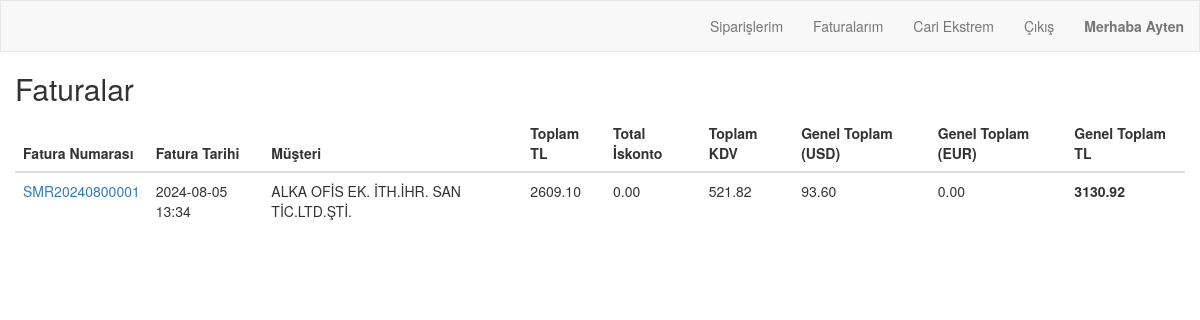
Before: /order/customer/user_invoice_list/ (signed in) with the older database file.
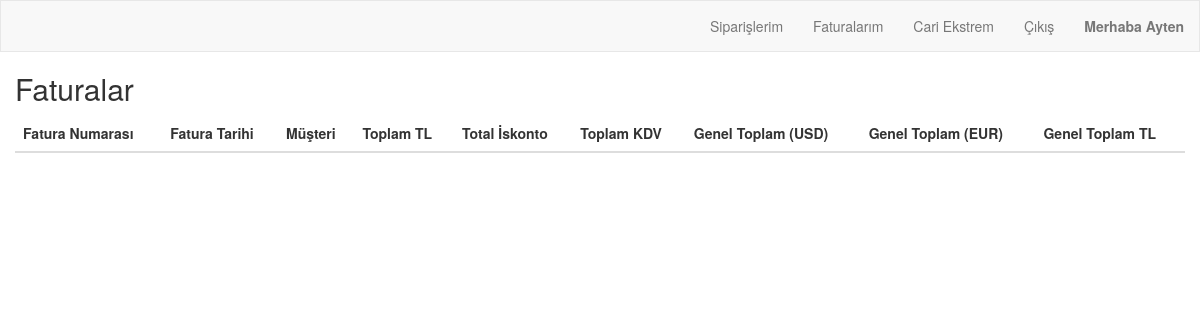
After: the same page with the newer database file.
### order/models.py (models this page shows, shortened)
class Invoice(models.Model):
    invoice_number = models.CharField(max_length=20, unique=True, blank=True)
    order = models.OneToOneField(Order, on_delete=models.CASCADE, related_name="invoice")
    invoice_date = models.DateTimeField(auto_now_add=True)
    billing_address = models.CharField(max_length=250, blank=True)
    total_amount = models.DecimalField(max_digits=10, decimal_places=2, blank=True, default=0)
    total_discount = models.DecimalField(max_digits=10, decimal_places=2, blank=True, default=0)
    tax_amount = models.DecimalField(max_digits=10, decimal_places=2, blank=True, default=0)
    grand_total = models.DecimalField(max_digits=10, decimal_places=2, blank=True, default=0)
    grand_total_USD = models.DecimalField(max_digits=10, decimal_places=2, blank=True, default=0)
    grand_total_EUR = models.DecimalField(max_digits=10, decimal_places=2, blank=True, default=0)
    status = models.CharField(max_length=50, default='Pending')
    published = models.BooleanField(default=False)

class Order(models.Model):
    order_number = models.CharField(max_length=20, unique=True, blank=True)
    customer = models.ForeignKey(Customer, on_delete=models.PROTECT, related_name="customer_orders")
    date = models.DateTimeField(auto_now_add=True)
    user = models.ForeignKey(User, on_delete=models.CASCADE, related_name="user_orders")
    is_billed = models.BooleanField(default=False)

class Customer(models.Model):
    user = models.ForeignKey(User, on_delete=models.CASCADE, related_name="user_customers",blank=True,null=True)
    customerCode = models.CharField(max_length=50)
    companyName = models.CharField(max_length=50)
    taxOffice = models.CharField(max_length=50)
    tax_number = models.CharField(max_length=50, blank=True)
    name = models.CharField(max_length=50, blank=True)
    middleName = models.CharField(max_length=50, blank=True)
    surname = models.CharField(max_length=50, blank=True)
    city = models.CharField(max_length=50)
    district = models.CharField(max_length=50)
    adress = models.CharField(max_length=250, blank=True)
    shipping_adress=models.CharField(max_length=250, blank=True)
    country = models.CharField(max_length=50, blank=True, default="Türkiye")
    email = models.EmailField(blank=True)
    telephone = models.CharField(max_length=11, blank=True)
    customerType = models.CharField(max_length=50, blank=True)
    contactPerson = models.CharField(max_length=50, blank=True)
    E_invoice=models.BooleanField(default=True)
    def __str__(self):
        return self.companyName

### order/views.py (the view)
# urls.py: path('customer/user_invoice_list/', views.user_invoice_list, name='user_invoice_list'),
@login_required
def user_invoice_list(request):
    invoices = Invoice.objects.all().order_by('-invoice_date')
    return render(request, 'order/user_invoice_list.html', {'invoices': invoices})

### order/Templates/order/user_invoice_list.html
{% extends "order/navbar.html" %}
{% block content %}
    <h2>Faturalar</h2>
    <table class="table">
        <thead>
            <tr>
                <th>Fatura Numarası</th>
                <th>Fatura Tarihi</th>
                <th>Müşteri</th>
                <th>Toplam TL</th>
                <th>Total İskonto</th>
                <th>Toplam KDV</th>
                <th>Genel Toplam (USD)</th>
                <th>Genel Toplam (EUR)</th>
                <th>Genel Toplam TL</th>
            </tr>
        </thead>
        <tbody>
            {% for invoice in invoices %}
            {% if invoice.order.customer.user == request.user %}
                <tr>
                    <td><a href="{% url 'order:invoice_detail' invoice.invoice_number %}">{{ invoice.invoice_number }}</td>
                    <td>{{ invoice.invoice_date|date:"Y-m-d H:i" }}</td>
                    <td>{{ invoice.order.customer }}</td>
                    <td>{{ invoice.total_amount }}</td>
                    <td>{{ invoice.total_discount }}</td>
                    <td>{{ invoice.tax_amount }}</td>
                    <td>{{ invoice.grand_total_USD }}</td>
                    <td>{{ invoice.grand_total_EUR }}</td>
                    <td><b>{{ invoice.grand_total }}</b></td>
                </tr>
                 {% endif%}
            {% endfor %}
        </tbody>
    </table>
{% endblock %}

Changed rows visible on the page:
removed Invoice: invoice_number "SMR20240800001", invoice_date "2024-08-05 13:34", order.customer "ALKA OFİS EK. İTH.İHR. SAN TİC.LTD.ŞTİ.", total_amount "2609.10", total_discount "0.00", tax_amount "521.82", grand_total_USD "93.60", grand_total_EUR "0.00", grand_total "3130.92"
